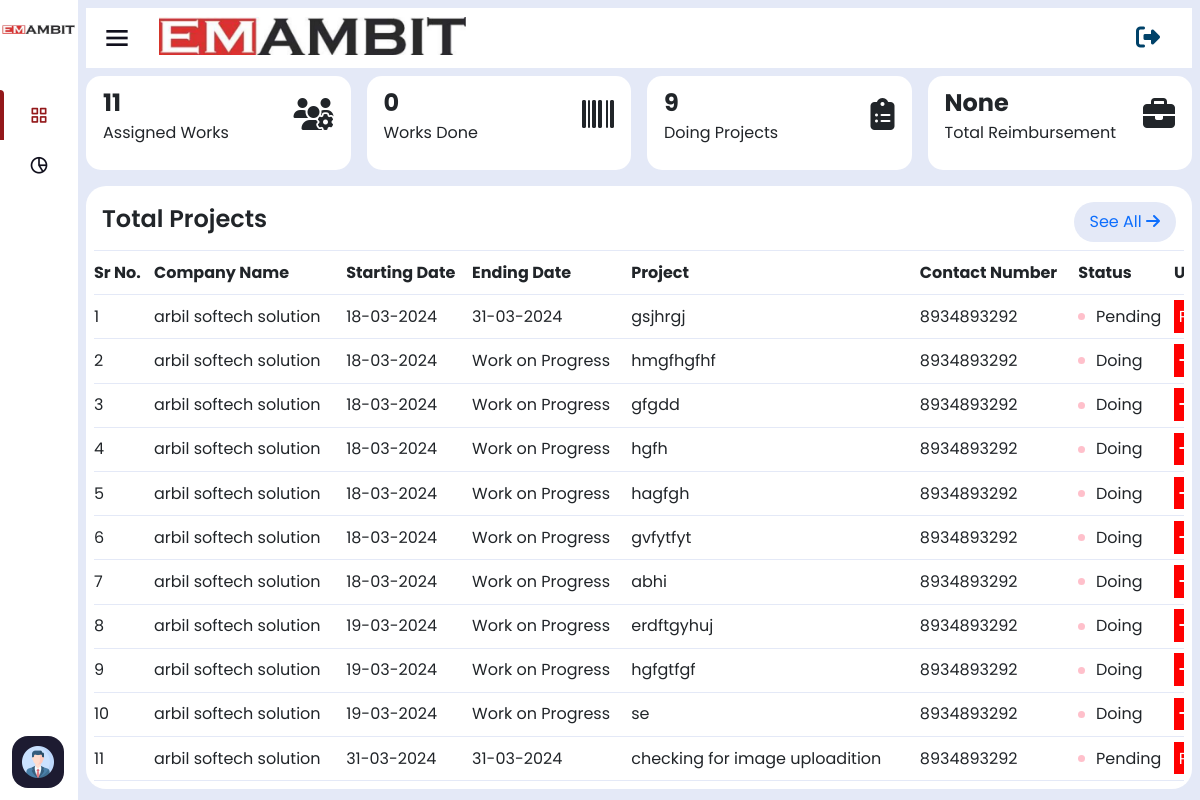
Page /user-dashboard/ (signed in) on the earlier database version.
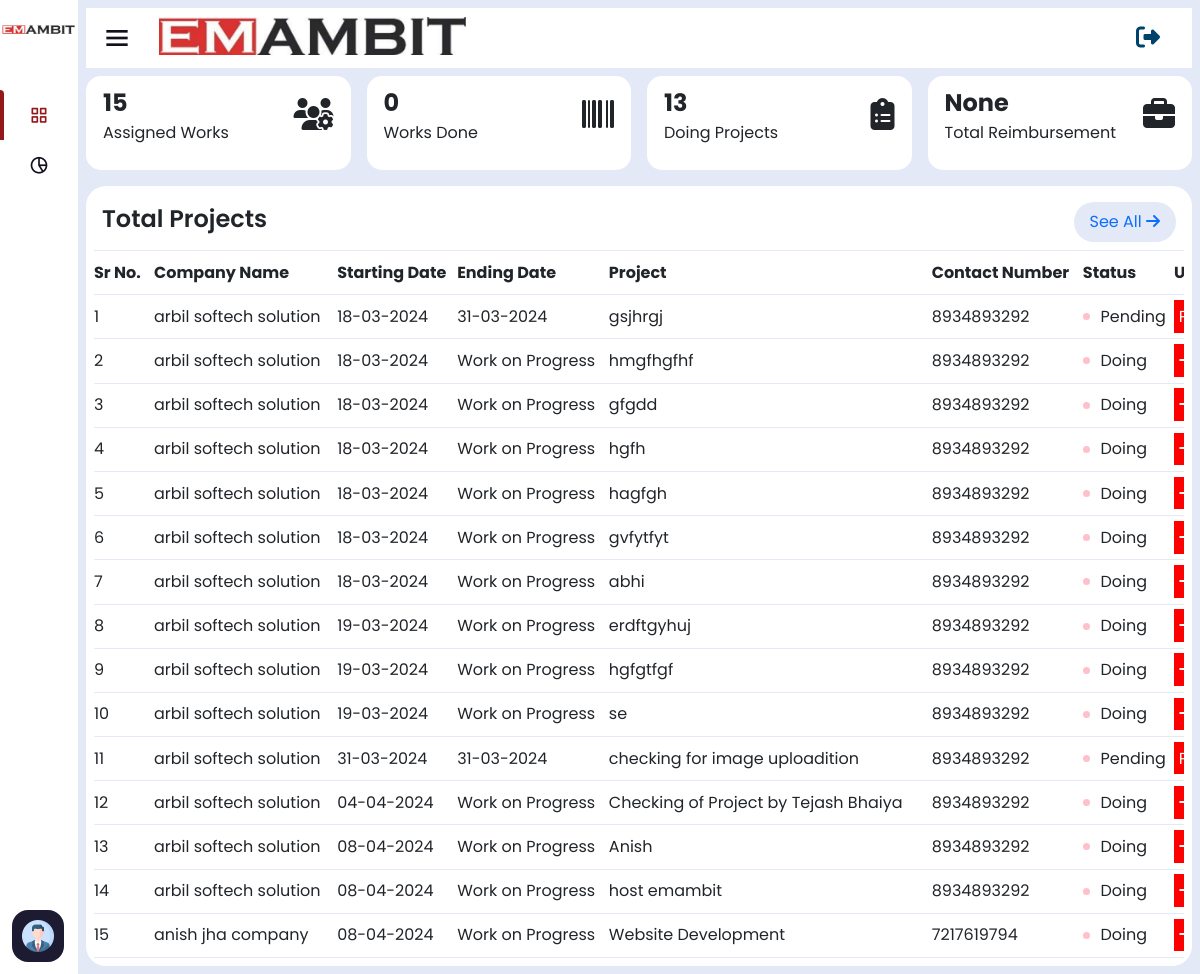
Same page on the later database version.
### home/models.py (models this page shows, shortened)
class AssignEngineer(models.Model):
    company_name=models.ForeignKey(ClientCompanyInfo,on_delete=models.CASCADE)
    manager_name=models.ForeignKey(CustomUser,on_delete=models.CASCADE,related_name='manager_assignments',default=None)
    engineer_one=models.ForeignKey(CustomUser,on_delete=models.CASCADE, null=True,blank=True,related_name='engineer_one_assignments')
    engineer_two=models.ForeignKey(CustomUser,on_delete=models.CASCADE,null=True,blank=True, related_name='engineer_two_assignments')
    engineer_three=models.ForeignKey(CustomUser,on_delete=models.CASCADE,null=True,blank=True, related_name='engineer_three_assignments')
    visit_purpose=models.CharField(max_length=254)
    machine_type=models.CharField(max_length=254)
    leave_date=models.CharField(max_length=254)
    reach_date=models.CharField(max_length=254)
    travel_by=models.ForeignKey(AddTravelBy,on_delete=models.CASCADE)
    timestampt=models.DateTimeField(auto_now_add=True,null=True,blank=True)
    ending_date=models.CharField(max_length=100,null=True,blank=True,default='Work on Progress')
    work_status=models.CharField(max_length=100,blank=True,null=True,default='Doing')
    project_link=models.CharField(max_length=1000,null=True,blank=True)
    download_link=models.CharField(max_length=254,null=True,blank=True)
    equipment = models.TextField(max_length=1000,null=True,blank=True)
    recived_equipment=models.TextField(max_length=1000,null=True,blank=True)
    recived_date=models.CharField(max_length=100,null=True,blank=True)

class ClientCompanyInfo(models.Model):
    company_name=models.CharField(max_length=200)
    company_phone=models.CharField(max_length=20)
    contact_person=models.CharField(max_length=250)
    company_email=models.CharField(max_length=254)
    company_gst=models.CharField(max_length=50)
    company_address=models.CharField(max_length=254)
    timestampt=models.DateTimeField(auto_now_add=True,null=True,blank=True)

### home/views.py (the view)
# urls.py: path('user-dashboard/',userDashboard_view),
@login_required(login_url='/login')
def userDashboard_view(request):
    projects_data = AssignEngineer.objects.filter(
    Q(manager_name=request.user) | Q(engineer_one=request.user) | Q(engineer_two=request.user) | Q(engineer_three=request.user)
)
    done_count = projects_data.filter(work_status="Done").count()
    doing_count = projects_data.filter(work_status="Doing").count()
    my_reimbursement_cost_sum = Reimbursement.objects.filter(engineer=request.user).aggregate(total_cost=Sum('cost'))
    reimbursement_cost = my_reimbursement_cost_sum.get('total_cost', 0)
    return render(request, 'user-dashboard.html', {
        'projects_data': projects_data,
        'done_count': done_count,
        'doing_count': doing_count,
        'reimbursement_cost':reimbursement_cost
    })

### home/templates/user-dashboard.html (shortened to what this page needs)
<!DOCTYPE html>
<html lang="en" dir="ltr">
<head>
  {% include 'header-links.html' %}
</head>
<body>
  {% include 'header.html' %}
  {% if user.is_authenticated and not user.is_superuser%}
  <section class="nav-section">
    {% include 'subtitle.html' %}
    <div class="dashboard-header">
      <div class="grid-4">
        <div class="box">
          <div>
            <strong class="num">{{projects_data|length}}</strong>
            <p>Assigned Works</p>
          </div>
          <div class="icon">
            <i class="fa-solid fa-users-gear"></i>
          </div>
        </div>
        <div class="box">
            <div>
              <strong class="num">{{ done_count }}</strong>
              <p>Works Done</p>
            </div>
            <div class="icon">
              <i class="fa-solid fa-barcode"></i>
            </div>
          </div>
        <div class="box">
          <div>
            <strong class="num">{{doing_count}}</strong>
            <p>Doing Projects</p>
          </div>
          <div class="icon">
            <i class="fa-solid fa-clipboard-list"></i>
          </div>
        </div>
        <div class="box">
          <div>
            <strong class="num">{{reimbursement_cost}}</strong>
            <p>Total Reimbursement</p>
          </div>
          <div class="icon">
            <i class="fa-solid fa-briefcase"></i>
          </div>
        </div>
      </div>
    </div>
    <div class="manage-invoice total-projects mt-3">
        <div class="submenu-header">
          <h2>Total Projects</h2>
          <div class="menu-btn">
            <a href="">See All <i class="fa-solid fa-arrow-right"></i></a>
          </div>
        </div>
        <div class="total-project-table overflow-auto">
          <table class="large-table" style="min-width: 1200px;">
            <thead>
              <tr>
                <th>Sr No.</th>
                <th>Company Name</th>
                <th>Starting Date</th>
                <th>Ending Date</th>
                <th>Project</th>
                <th>Contact Number</th>
                <th>Status</th>
                <th>Update</th>
              </tr>
            </thead>
            <tbody>
              {% for d in projects_data %}
              <tr>
                <td>{{forloop.counter }}</td>
                <td>{{d.company_name.company_name}}</td>
                <td>{{d.timestampt|date:'d-m-Y'}}</td>
                <td>{{d.ending_date}}</td>
                <td>{{d.visit_purpose }}</td>
                <td>{{d.company_name.company_phone}}</td>
                <td>
                    <div class="inprogress-btn"></div> {{d.work_status}}
                </td>
                {% if d.work_status  == "Done" %}
                <td>
                  <a href="{{d.download_link}}" class="down-pdf-btn"> <i class="fa-solid fa-file-pdf"></i>Download</a>
                </td>
                {% elif d.work_status == "Pending" %}
                <td>
                  <a  class="add-report-btn">
                  Pending</a>
                </td>
                {% else %}
                <td>
                  <a href="/add-report/{{d.id}}" class="add-report-btn">
                  <i class="fa-solid fa-plus"></i> Add Report</a>
                </td>
                {% endif %}
              </tr>
              {% endfor %}
            </tbody>
          </table>
        </div>
    </div>
  </section>
  {% elif user.is_authenticated and  user.is_superuser %}
  <script>
    window.location.href='/'
  </script>
  {% endif %}
</body>
</html>

### home/templates/header-links.html (shortened to what this page needs)
    <link rel="stylesheet" href="/static/assets/css/sidebar.css" />
    <link rel="stylesheet" href="/static/assets/css/style.css" />
    <link rel="stylesheet" href="/static/assets/css/user.css" />
    <link href="https://cdn.jsdelivr.net/npm/@sweetalert2/theme-dark@4/dark.css" rel="stylesheet">
    <link href="https://cdn.jsdelivr.net/npm/bootstrap@5.1.3/dist/css/bootstrap.min.css" rel="stylesheet"
>
    <link rel="stylesheet" href="https://cdnjs.cloudflare.com/ajax/libs/font-awesome/6.5.1/css/all.min.css"
 />
    <link href="https://unpkg.com/boxicons@2.0.7/css/boxicons.min.css" rel="stylesheet" />
    <link rel="stylesheet" type="text/css" href="https://cdn.jsdelivr.net/npm/daterangepicker/daterangepicker.css" />
    <link href="https://cdn.jsdelivr.net/npm/select2@4.1.0-rc.0/dist/css/select2.min.css" rel="stylesheet" />

### home/templates/header.html (shortened to what this page needs)
{% if user.is_authenticated and user.is_superuser %}
<div class="sidebar close">
    <div class="logo-details">
        <img src="/static/assets/images/logo.png" alt="logo" style="padding: 0.2rem 0rem;object-fit: contain;">
    </div>
    <ul class="nav-links">
        <li class="active">
            <a href="/">
                <i class='bx bx-grid-alt'></i>
                <span class="link_name">Dashboard</span>
            </a>
            <ul class="sub-menu blank">
                <li><a class="link_name" href="/">Dashboard</a></li>
            </ul>
        </li>
        <li>
            <div class="iocn-link">
                <a href="javascript:void(0)">
                    <i class='bx bxs-user-account'></i>
                    <span class="link_name">Assigned Works</span>
                </a>
                <i class='bx bxs-chevron-down arrow'></i>
            </div>
            <ul class="sub-menu">
                <li><a class="link_name" href="javascript:void(0)">Assigned Works</a></li>
                <li><a href="/assigned-works">Assigned Works</a></li>
                <li><a href="/assign-engineer">Assign Engineer</a></li>
                <li><a href="/equipment-page">Recive Equipments</a></li>
            </ul>
        </li>
        <li>
            <div class="iocn-link">
                <a href="javascript:void(0)">
                    <i class='bx bx-collection'></i>
                    <span class="link_name">Company</span>
                </a>
                <i class='bx bxs-chevron-down arrow'></i>
            </div>
            <ul class="sub-menu">
                <li><a class="link_name" href="javascript:void(0)">Company</a></li>
                <li><a href="/add-company">Add Company</a></li>
                <li><a href="/manage-company">Manage Company</a></li>
            </ul>
        </li>
        <li>
            <div class="iocn-link">
                <a href="javascript:void(0)">
                    <i class='bx bx-pie-chart-alt-2'></i>
                    <span class="link_name">Engineer</span>
                </a>
                <i class='bx bxs-chevron-down arrow'></i>
            </div>
            <ul class="sub-menu">
                <li><a class="link_name" href="javascript:void(0)">Engineer</a></li>
                <li><a href="/manage-engineer">Manage Engineer</a></li>
                <li><a href="/add-engineer">Add Engineer</a></li>
                <li><a href="/add-manager">Add Manager</a></li>
                <li><a href="/our-managers">Our Managers</a></li>
            </ul>
        </li>
        <li>
            <a href="/project-lists">
                <i class='bx bx-line-chart'></i>
                <span class="link_name">Project Lists</span>
            </a>
            <ul class="sub-menu blank">
                <li><a class="link_name" href="/project-lists">Project Lists</a></li>
            </ul>
        </li>
        <li>
            <div class="iocn-link">
                <a href="javascript:void(0)">
                    <i class='bx bxs-tone'></i>
                    <span class="link_name">Orders</span>
                </a>
                <i class='bx bxs-chevron-down arrow'></i>
            </div>
            <ul class="sub-menu">
                <li><a class="link_name" href="javascript:void(0)">Our Vendors</a></li>
                <li><a href="/add-vendors">Add Vendor</a></li>
                <li><a href="/manage-vendors">Manage Vendors</a></li>
                <li><a href="/manage-orders">Purchase Orders</a></li>
            </ul>
        </li>
        <li>
            <div class="iocn-link">
                <a href="javascript:void(0)">
                    <i class='bx bx-user'></i>
                    <span class="link_name">User</span>
                </a>
                <i class='bx bxs-chevron-down arrow'></i>
            </div>
            <ul class="sub-menu">
                <li><a class="link_name" href="javascript:void(0)">User</a></li>
                 <li><a href="/view-advance">User's Advance</a></li>
                <li><a href="/reimbursement">User's Reimbursment</a></li>
                <li><a href="/user-attendance">User's Attendance</a></li>
                <li><a href="/user-profile">Profile</a></li>
            </ul>
        </li>
        <li>
            <div class="profile-details">
                <div class="profile-content">
                    <img src="/static/assets/images/admin.png" alt="profileImg">
                </div>
                <div class="name-job">
                    <div class="profile_name">{{user.first_name}}</div>
                    <div class="job">Admin</div>
                </div>
                <a href="/logout"><i class='bx bx-log-out'></i></a>
            </div>
        </li>
    </ul>
</div>
{% elif user.is_authenticated and not user.is_superuser %}
<div class="sidebar close">
    <div class="logo-details">
        <img src="/static/assets/images/logo.png" alt="logo" style="padding: 0.2rem 0rem;object-fit: contain;">
    </div>
    <ul class="nav-links">
        <li class="active">
            <div class="iocn-link">
                <a href="javascript:void(0)">
                    <i class='bx bx-grid-alt'></i>
                </a>
            </div>
            <li>
                <div class="iocn-link">
                    <a href="javascript:void(0)">
                        <i class='bx bx-pie-chart-alt-2'></i>
                    </a>
                </div>
            </li>
        </li>
        <li>
            <div class="profile-details">
                <div class="profile-content">
                    <img src="/static/assets/images/engineer.png" alt="profileImg">
                </div>
            </div>
        </li>
    </ul>
</div>
{% endif %}

### home/templates/subtitle.html (shortened to what this page needs)
<div class="nav-content mb-2">
  <i class="bx bx-menu"></i>
  <h1>
    <img src="/static/assets/images/logo.png" alt="" />
    {% if user.is_authenticated %}
    <a href="/logout" class="logout"><i class="fa-solid fa-right-from-bracket"></i></a>
    {% endif %}
  </h1>
</div>

Differences in the rows shown:
added AssignEngineer: company_name.company_name "arbil softech solution", timestampt "04-04-2024", ending_date "Work on Progress", visit_purpose "Checking of Project by Tejash Bhaiya", company_name.company_phone "8934893292", work_status "Doing"
added AssignEngineer: company_name.company_name "arbil softech solution", timestampt "08-04-2024", ending_date "Work on Progress", visit_purpose "Anish", company_name.company_phone "8934893292", work_status "Doing"
added AssignEngineer: company_name.company_name "arbil softech solution", timestampt "08-04-2024", ending_date "Work on Progress", visit_purpose "host emambit", company_name.company_phone "8934893292", work_status "Doing"
added AssignEngineer: company_name.company_name "anish jha company", timestampt "08-04-2024", ending_date "Work on Progress", visit_purpose "Website Development", company_name.company_phone "7217619794", work_status "Doing"
Other differences:
{{ projects_data|length }}: "11" → "15"
{{ doing_count }}: "9" → "13"
